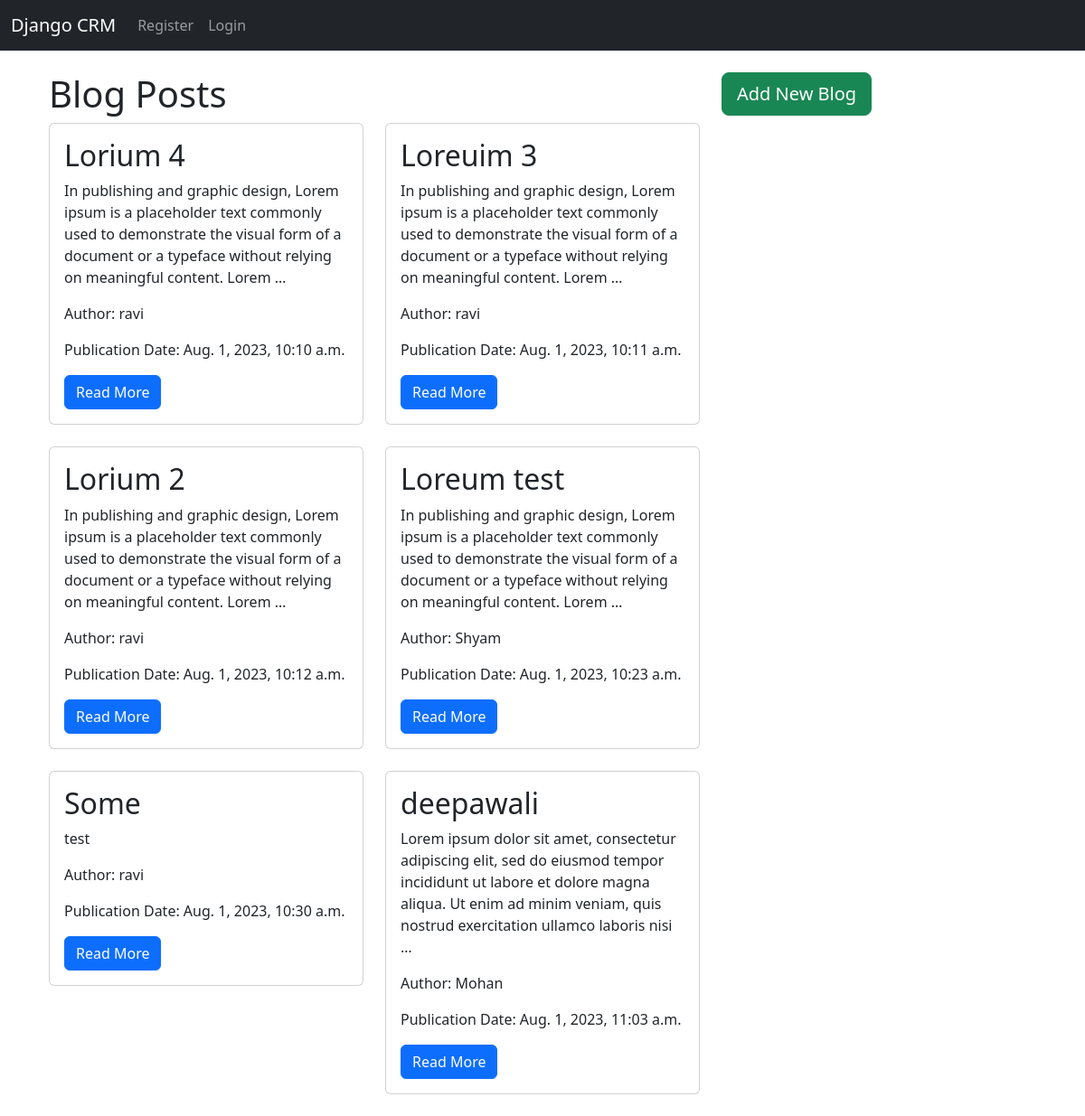
Screenshot of /blog/ with the database file from the repository.
### website/models.py (models this page shows, shortened)
class BlogPost(models.Model):
    title = models.CharField(max_length=200)
    content = models.TextField()
    author = models.ForeignKey(User, on_delete=models.CASCADE)
    publication_date = models.DateTimeField(auto_now_add=True)

### website/views.py (the view)
# urls.py: path('blog/', views.blog_post_list, name='blog_post_list'),
def blog_post_list(request):
    posts = BlogPost.objects.all()
    return render(request, 'blog_post_list.html', {'posts': posts})

### website/templates/blog_post_list.html
{% extends 'base.html' %}
{% block content %}
<div class="container">
    <div class="row">
        <div class="col-md-8">
            <h1>Blog Posts</h1>
            <div class="row">
                {% for post in posts %}
                <div class="col-md-6 mb-4">
                    <div class="card">
                        <div class="card-body">
                            <h2 class="card-title">{{ post.title }}</h2>
                            <p class="card-text">{{ post.content|truncatewords:30 }}</p>
                            <p class="card-text">Author: {{ post.author }}</p>
                            <p class="card-text">Publication Date: {{ post.publication_date }}</p>
                            <a href="{% url 'blog_post_detail' post.pk %}" class="btn btn-primary">Read More</a>
                        </div>
                    </div>
                </div>
                {% endfor %}
            </div>
        </div>
        <div class="col-md-4">
            <div class="mb-2">
                <a href="{% url 'add_blog_post' %}" class="btn btn-success btn-lg">Add New Blog</a>
            </div>
        </div>
    </div>
</div>
{% endblock %}

### rows the page displays
BlogPost: title "Lorium 4", content "In publishing and graphic design, Lorem ipsum is a placeholder text commonly used to demonstrate the visual form of a document or a typeface without relying on meaningful content. Lorem …", author "ravi", publication_date "Aug. 1, 2023, 10:10 a.m."
BlogPost: title "Loreuim 3", content "In publishing and graphic design, Lorem ipsum is a placeholder text commonly used to demonstrate the visual form of a document or a typeface without relying on meaningful content. Lorem …", author "ravi", publication_date "Aug. 1, 2023, 10:11 a.m."
BlogPost: title "Lorium 2", content "In publishing and graphic design, Lorem ipsum is a placeholder text commonly used to demonstrate the visual form of a document or a typeface without relying on meaningful content. Lorem …", author "ravi", publication_date "Aug. 1, 2023, 10:12 a.m."
BlogPost: title "Loreum test", content "In publishing and graphic design, Lorem ipsum is a placeholder text commonly used to demonstrate the visual form of a document or a typeface without relying on meaningful content. Lorem …", author "Shyam", publication_date "Aug. 1, 2023, 10:23 a.m."
BlogPost: title "Some", content "test", author "ravi", publication_date "Aug. 1, 2023, 10:30 a.m."
BlogPost: title "deepawali", content "Lorem ipsum dolor sit amet, consectetur adipiscing elit, sed do eiusmod tempor incididunt ut labore et dolore magna aliqua. Ut enim ad minim veniam, quis nostrud exercitation ullamco laboris nisi …", author "Mohan", publication_date "Aug. 1, 2023, 11:03 a.m."
